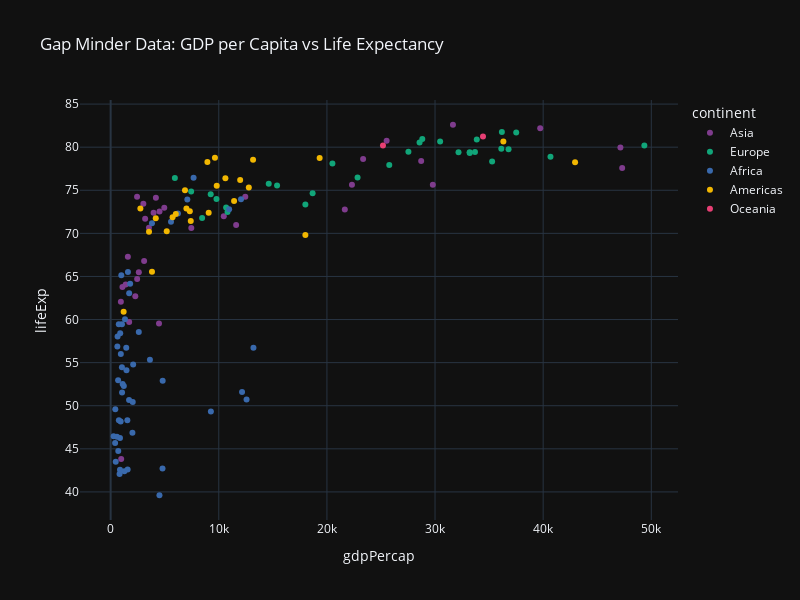

Notebook code for this chart:
### Markdown cell above
2. Use a pre-defined template. The Plotly library comes pre-loaded with several themes that you can get started using right away.

### Code cell
fig = px.scatter(df, x='gdpPercap', y ='lifeExp', 
                 color='continent', 
                 height=600, width=800,
                 color_discrete_sequence=px.colors.qualitative.Bold,
                 template="plotly_dark", 
                 title='Gap Minder Data: GDP per Capita vs Life Expectancy')
fig.show()

### Figure 1 — Plotly figure (JSON) as saved in the notebook; plotly's stock layout.template omitted (floating-point values rounded to 4 significant figures)
{"data": [{"hovertemplate": "continent=Asia<br>gdpPercap=%{x}<br>lifeExp=%{y}<extra></extra>", "legendgroup": "Asia", "marker": {"color": "rgb(127, 60, 141)", "symbol": "circle"}, "mode": "markers", "name": "Asia", "orientation": "v", "showlegend": true, "type": "scatter", "x": [974.6, 29800.0, 1391.0, 1714.0, 4959.0, 39720.0, 2452.0, 3541.0, 11610.0, 4471.0, 25520.0, 31660.0, 4519.0, 1593.0, 23350.0, 47310.0, 10460.0, 12450.0, 3096.0, 944.0, 1091.0, 22320.0, 2606.0, 3190.0, 21650.0, 47140.0, 3970.0, 4185.0, 28720.0, 7458.0, 2442.0, 3025.0, 2281.0], "xaxis": "x", "y": [43.83, 75.64, 64.06, 59.72, 72.96, 82.21, 64.7, 70.65, 70.96, 59.55, 80.75, 82.6, 72.53, 67.3, 78.62, 77.59, 71.99, 74.24, 66.8, 62.07, 63.78, 75.64, 65.48, 71.69, 72.78, 79.97, 72.4, 74.14, 78.4, 70.62, 74.25, 73.42, 62.7], "yaxis": "y"}, {"hovertemplate": "continent=Europe<br>gdpPercap=%{x}<br>lifeExp=%{y}<extra></extra>", "legendgroup": "Europe", "marker": {"color": "rgb(17, 165, 121)", "symbol": "circle"}, "mode": "markers", "name": "Europe", "orientation": "v", "showlegend": true, "type": "scatter", "x": [5937.0, 36130.0, 33690.0, 7446.0, 10680.0, 14620.0, 22830.0, 35280.0, 33210.0, 30470.0, 32170.0, 27540.0, 18010.0, 36180.0, 40680.0, 28570.0, 9254.0, 36800.0, 49360.0, 15390.0, 20510.0, 10810.0, 9787.0, 18680.0, 25770.0, 28820.0, 33860.0, 37510.0, 8458.0, 33200.0], "xaxis": "x", "y": [76.42, 79.83, 79.44, 74.85, 73.0, 75.75, 76.49, 78.33, 79.31, 80.66, 79.41, 79.48, 73.34, 81.76, 78.89, 80.55, 74.54, 79.76, 80.2, 75.56, 78.1, 72.48, 74.0, 74.66, 77.93, 80.94, 80.88, 81.7, 71.78, 79.42], "yaxis": "y"}, {"hovertemplate": "continent=Africa<br>gdpPercap=%{x}<br>lifeExp=%{y}<extra></extra>", "legendgroup": "Africa", "marker": {"color": "rgb(57, 105, 172)", "symbol": "circle"}, "mode": "markers", "name": "Africa", "orientation": "v", "showlegend": true, "type": "scatter", "x": [6223.0, 4797.0, 1441.0, 12570.0, 1217.0, 430.1, 2042.0, 706.0, 1704.0, 986.1, 277.6, 3633.0, 1545.0, 2082.0, 5581.0, 12150.0, 641.4, 690.8, 13210.0, 752.7, 1328.0, 942.7, 579.2, 1463.0, 1569.0, 414.5, 12060.0, 1045.0, 759.3, 1043.0, 1803.0, 10960.0, 3820.0, 823.7, 4811.0, 619.7, 2014.0, 7670.0, 863.1, 1598.0, 1712.0, 862.5, 926.1, 9270.0, 2602.0, 4513.0, 1107.0, 883.0, 7093.0, 1056.0, 1271.0, 469.7], "xaxis": "x", "y": [72.3, 42.73, 56.73, 50.73, 52.3, 49.58, 50.43, 44.74, 50.65, 65.15, 46.46, 55.32, 48.33, 54.79, 71.34, 51.58, 58.04, 52.95, 56.73, 59.45, 60.02, 56.01, 46.39, 54.11, 42.59, 45.68, 73.95, 59.44, 48.3, 54.47, 64.16, 72.8, 71.16, 42.08, 52.91, 56.87, 46.86, 76.44, 46.24, 65.53, 63.06, 42.57, 48.16, 49.34, 58.56, 39.61, 52.52, 58.42, 73.92, 51.54, 42.38, 43.49], "yaxis": "y"}, {"hovertemplate": "continent=Americas<br>gdpPercap=%{x}<br>lifeExp=%{y}<extra></extra>", "legendgroup": "Americas", "marker": {"color": "rgb(242, 183, 1)", "symbol": "circle"}, "mode": "markers", "name": "Americas", "orientation": "v", "showlegend": true, "type": "scatter", "x": [12780.0, 3822.0, 9066.0, 36320.0, 13170.0, 7007.0, 9645.0, 8948.0, 6025.0, 6873.0, 5728.0, 5186.0, 1202.0, 3548.0, 7321.0, 11980.0, 2749.0, 9809.0, 4173.0, 7409.0, 19330.0, 18010.0, 42950.0, 10610.0, 11420.0], "xaxis": "x", "y": [75.32, 65.55, 72.39, 80.65, 78.55, 72.89, 78.78, 78.27, 72.23, 74.99, 71.88, 70.26, 60.92, 70.2, 72.57, 76.19, 72.9, 75.54, 71.75, 71.42, 78.75, 69.82, 78.24, 76.38, 73.75], "yaxis": "y"}, {"hovertemplate": "continent=Oceania<br>gdpPercap=%{x}<br>lifeExp=%{y}<extra></extra>", "legendgroup": "Oceania", "marker": {"color": "rgb(231, 63, 116)", "symbol": "circle"}, "mode": "markers", "name": "Oceania", "orientation": "v", "showlegend": true, "type": "scatter", "x": [34440.0, 25190.0], "xaxis": "x", "y": [81.23, 80.2], "yaxis": "y"}], "layout": {"height": 600, "legend": {"title": {"text": "continent"}, "tracegroupgap": 0}, "title": {"text": "Gap Minder Data: GDP per Capita vs Life Expectancy"}, "width": 800, "xaxis": {"anchor": "y", "domain": [0, 1], "title": {"text": "gdpPercap"}}, "yaxis": {"anchor": "x", "domain": [0, 1], "title": {"text": "lifeExp"}}}}
